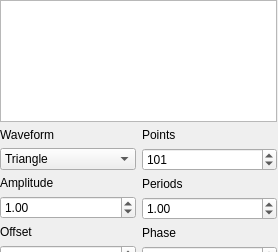
<?xml version="1.0" encoding="UTF-8"?>
<ui version="4.0">
 <class>waveform_generator</class>
 <widget class="QWidget" name="waveform_generator">
  <property name="geometry">
   <rect>
    <x>0</x>
    <y>0</y>
    <width>278</width>
    <height>252</height>
   </rect>
  </property>
  <property name="sizePolicy">
   <sizepolicy hsizetype="MinimumExpanding" vsizetype="MinimumExpanding">
    <horstretch>0</horstretch>
    <verstretch>0</verstretch>
   </sizepolicy>
  </property>
  <property name="windowTitle">
   <string>Form</string>
  </property>
  <widget class="QWidget" name="layoutWidget">
   <property name="geometry">
    <rect>
     <x>0</x>
     <y>0</y>
     <width>277</width>
     <height>269</height>
    </rect>
   </property>
   <layout class="QVBoxLayout" name="main_layout" stretch="1,0">
    <item>
     <widget class="PlotWidget" name="display"/>
    </item>
    <item>
     <layout class="QHBoxLayout" name="controls_layout" stretch="1,1">
      <item>
       <layout class="QVBoxLayout" name="column_1">
        <property name="sizeConstraint">
         <enum>QLayout::SetDefaultConstraint</enum>
        </property>
        <item>
         <layout class="QVBoxLayout" name="waveform_layout">
          <property name="sizeConstraint">
           <enum>QLayout::SetDefaultConstraint</enum>
          </property>
          <item>
           <widget class="QLabel" name="waveform_label">
            <property name="text">
             <string>Waveform</string>
            </property>
           </widget>
          </item>
          <item>
           <widget class="QComboBox" name="waveform">
            <property name="sizePolicy">
             <sizepolicy hsizetype="Preferred" vsizetype="Fixed">
              <horstretch>0</horstretch>
              <verstretch>0</verstretch>
             </sizepolicy>
            </property>
            <property name="minimumSize">
             <size>
              <width>80</width>
              <height>0</height>
             </size>
            </property>
            <property name="font">
             <font>
              <pointsize>9</pointsize>
             </font>
            </property>
            <property name="editable">
             <bool>false</bool>
            </property>
            <item>
             <property name="text">
              <string>Triangle</string>
             </property>
            </item>
            <item>
             <property name="text">
              <string>Square</string>
             </property>
            </item>
            <item>
             <property name="text">
              <string>Sine</string>
             </property>
            </item>
            <item>
             <property name="text">
              <string>Ramp</string>
             </property>
            </item>
            <item>
             <property name="text">
              <string>x^2</string>
             </property>
            </item>
            <item>
             <property name="text">
              <string>x^3</string>
             </property>
            </item>
            <item>
             <property name="text">
              <string>x^4</string>
             </property>
            </item>
           </widget>
          </item>
         </layout>
        </item>
        <item>
         <layout class="QVBoxLayout" name="amplitude_layout">
          <item>
           <widget class="QLabel" name="amplitude_label">
            <property name="text">
             <string>Amplitude</string>
            </property>
           </widget>
          </item>
          <item>
           <widget class="FormattedDoubleSpinBox" name="amplitude">
            <property name="font">
             <font>
              <pointsize>9</pointsize>
             </font>
            </property>
            <property name="maximum">
             <double>9999999999999999583119736832.000000000000000</double>
            </property>
            <property name="singleStep">
             <double>0.010000000000000</double>
            </property>
            <property name="stepType">
             <enum>QAbstractSpinBox::AdaptiveDecimalStepType</enum>
            </property>
            <property name="value">
             <double>1.000000000000000</double>
            </property>
           </widget>
          </item>
         </layout>
        </item>
        <item>
         <layout class="QVBoxLayout" name="offset_layout">
          <item>
           <widget class="QLabel" name="offset_label">
            <property name="text">
             <string>Offset</string>
            </property>
           </widget>
          </item>
          <item>
           <widget class="FormattedDoubleSpinBox" name="offset">
            <property name="font">
             <font>
              <pointsize>9</pointsize>
             </font>
            </property>
            <property name="minimum">
             <double>-1000000000000000000000.000000000000000</double>
            </property>
            <property name="maximum">
             <double>99999999999999991433150857216.000000000000000</double>
            </property>
           </widget>
          </item>
          <item>
           <spacer name="verticalSpacer_2">
            <property name="orientation">
             <enum>Qt::Vertical</enum>
            </property>
            <property name="sizeHint" stdset="0">
             <size>
              <width>20</width>
              <height>0</height>
             </size>
            </property>
           </spacer>
          </item>
         </layout>
        </item>
       </layout>
      </item>
      <item>
       <layout class="QVBoxLayout" name="column_2">
        <item>
         <layout class="QVBoxLayout" name="points_layout">
          <item>
           <widget class="QLabel" name="points_label_2">
            <property name="text">
             <string>Points</string>
            </property>
           </widget>
          </item>
          <item>
           <widget class="QSpinBox" name="points">
            <property name="font">
             <font>
              <pointsize>9</pointsize>
             </font>
            </property>
            <property name="minimum">
             <number>1</number>
            </property>
            <property name="maximum">
             <number>9999999</number>
            </property>
            <property name="value">
             <number>101</number>
            </property>
           </widget>
          </item>
         </layout>
        </item>
        <item>
         <layout class="QVBoxLayout" name="periods_layout">
          <item>
           <widget class="QLabel" name="periods_label">
            <property name="text">
             <string>Periods</string>
            </property>
           </widget>
          </item>
          <item>
           <widget class="FormattedDoubleSpinBox" name="periods">
            <property name="font">
             <font>
              <pointsize>9</pointsize>
             </font>
            </property>
            <property name="maximum">
             <double>100.000000000000000</double>
            </property>
            <property name="singleStep">
             <double>0.010000000000000</double>
            </property>
            <property name="stepType">
             <enum>QAbstractSpinBox::AdaptiveDecimalStepType</enum>
            </property>
            <property name="value">
             <double>1.000000000000000</double>
            </property>
           </widget>
          </item>
         </layout>
        </item>
        <item>
         <layout class="QVBoxLayout" name="phase_layout">
          <item>
           <widget class="QLabel" name="phase_label">
            <property name="text">
             <string>Phase</string>
            </property>
           </widget>
          </item>
          <item>
           <widget class="FormattedDoubleSpinBox" name="phase">
            <property name="font">
             <font>
              <pointsize>9</pointsize>
             </font>
            </property>
            <property name="minimum">
             <double>-360.000000000000000</double>
            </property>
            <property name="maximum">
             <double>360.000000000000000</double>
            </property>
           </widget>
          </item>
          <item>
           <spacer name="verticalSpacer">
            <property name="orientation">
             <enum>Qt::Vertical</enum>
            </property>
            <property name="sizeHint" stdset="0">
             <size>
              <width>20</width>
              <height>0</height>
             </size>
            </property>
           </spacer>
          </item>
         </layout>
        </item>
       </layout>
      </item>
     </layout>
    </item>
   </layout>
  </widget>
 </widget>
 <customwidgets>
  <customwidget>
   <class>PlotWidget</class>
   <extends>QGraphicsView</extends>
   <header>pyqtgraph</header>
  </customwidget>
  <customwidget>
   <class>FormattedDoubleSpinBox</class>
   <extends>QDoubleSpinBox</extends>
   <header>custom_widgets</header>
  </customwidget>
 </customwidgets>
 <resources/>
 <connections/>
</ui>
